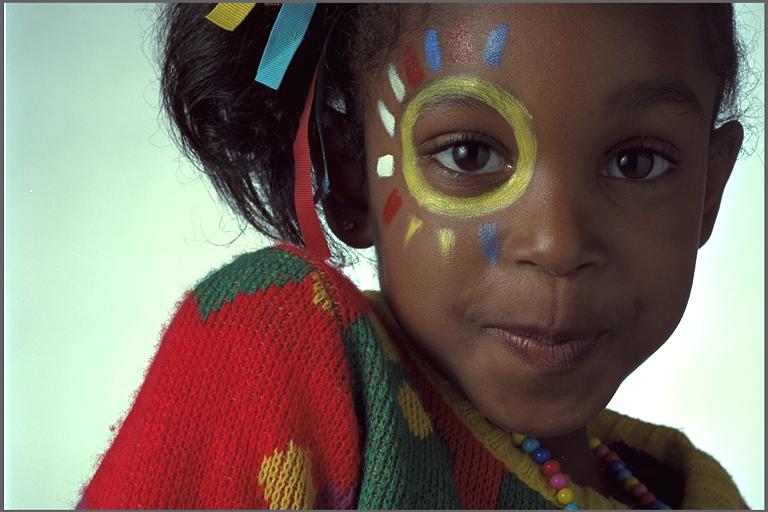
%> input picture excersiecs/Mohammad-t-t/13/girl.png, 768 x 512 px
$ octave t23.m   (GNU Octave 9; MATLAB toolbox functions it lacks are replaced by stand-ins)
%> lines starting %> are read from the running program, lines starting %| are printed output that depends on the picture
### excersiecs/Mohammad-t-t/23/rgbHisto.m
function [Histo] = rgbHisto( colorChanel )

    for i=0 : 255
        Histo(i+1)=sum(colorChanel(:)==(i));
    end

end

### excersiecs/Mohammad-t-t/23/t23.m
clc;
clear;
close all;

pic = imread('girl.png');
%> pic is the input picture: size 512x768x3 uint8; mean R, G, B 119.5, 106, 96.1

color=['r','g','b'];

x=1;
for i=1 : 3
histo=rgbHisto(pic(:,:,i));

subplot(3,2,x); imshow(pic(:,:,i));
subplot(3,2,x+1); bar(histo,color(i));
x=x+2;
end
%> this loop made 3 passes
%> pass 1, `imshow(pic(:,:,i))`:
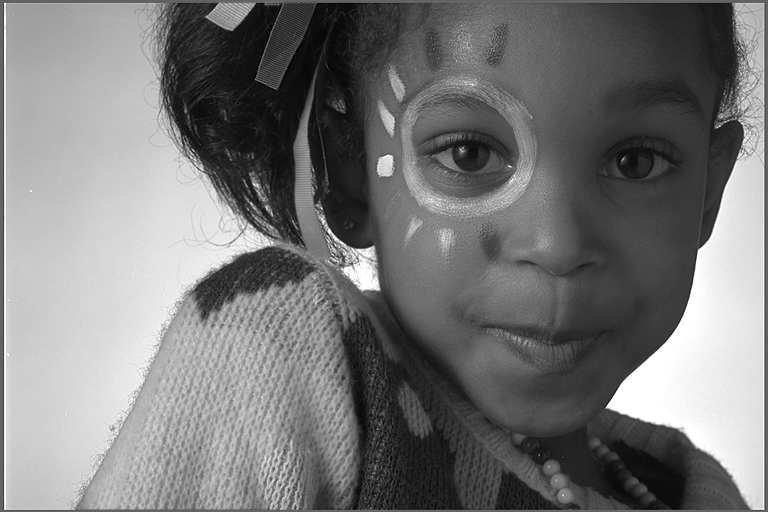
%> displayed picture: size 512x768, on the screen's scale of 0 to 255; min 0, max 255, mean 119.5
%> pass 2, `imshow(pic(:,:,i))`:
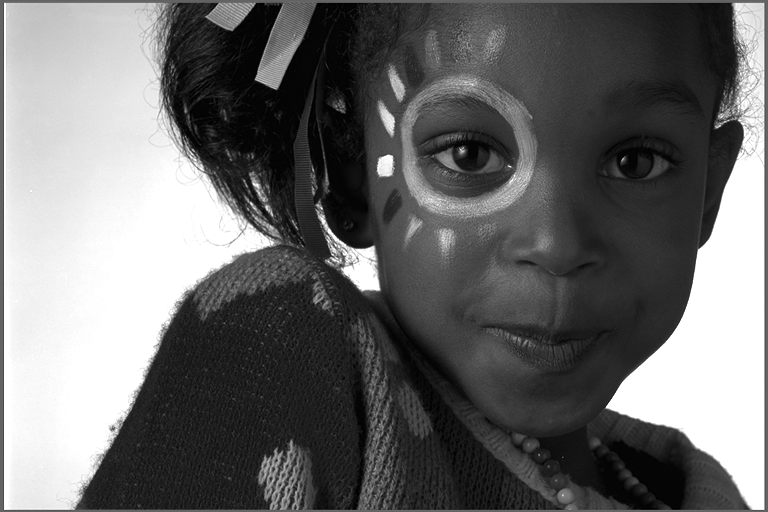
%> displayed picture: size 512x768, on the screen's scale of 0 to 255; min 0, max 255, mean 106
%> after the loop, x = 7
%> after the loop:
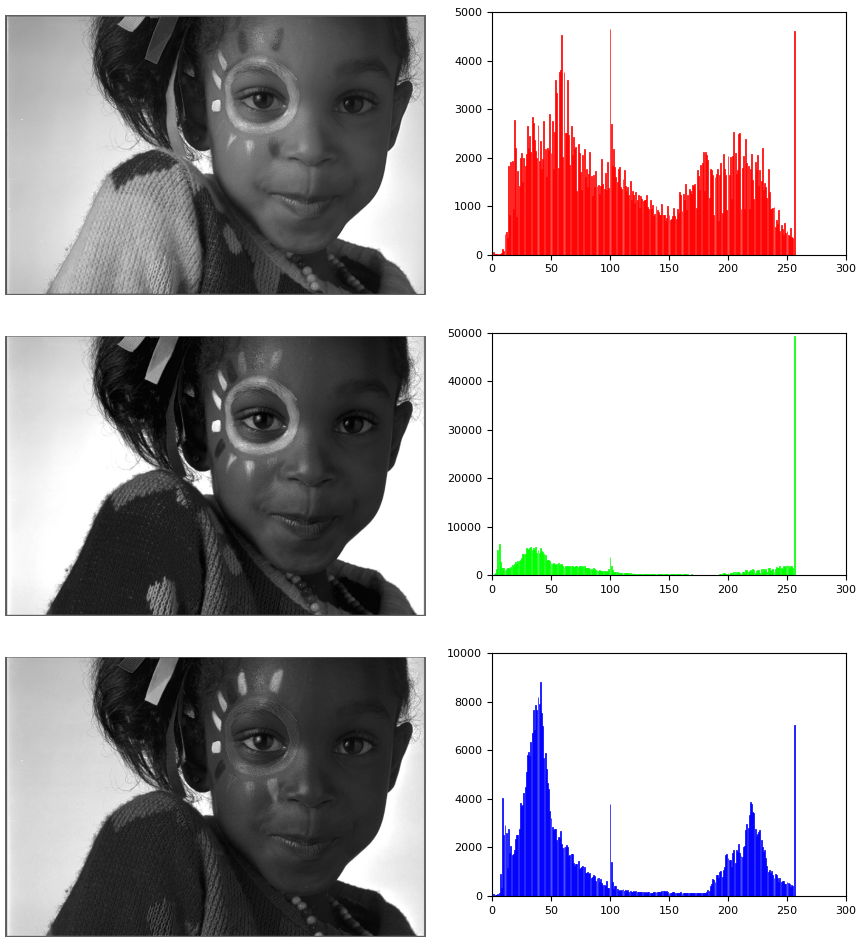
%> figure redrawn from the program's plot data, 6 panels
